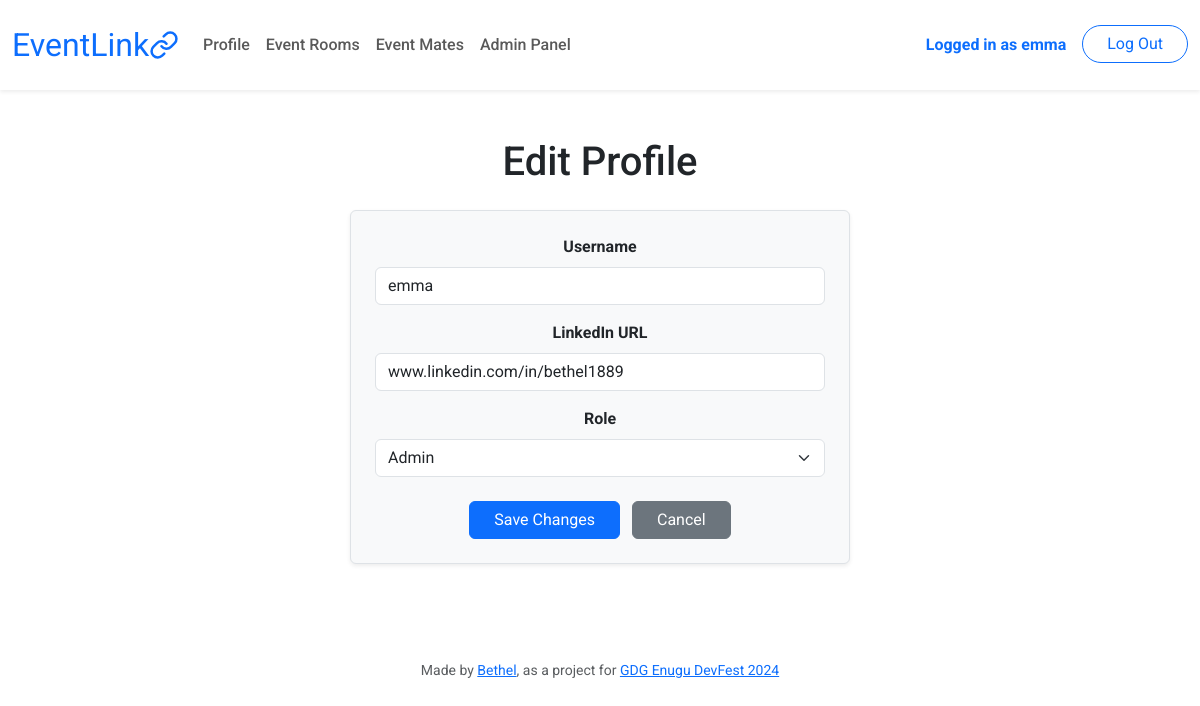
Before: /profile/edit (signed in) with the older database file.
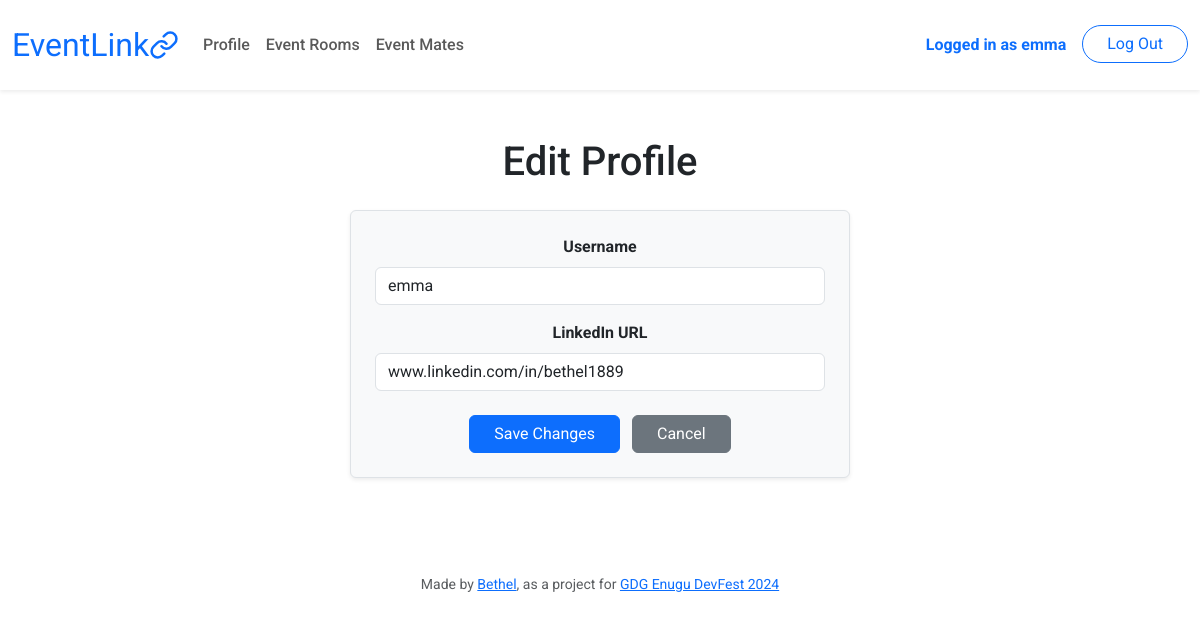
After: the same page with the newer database file.
### tables this page shows
CREATE TABLE users (
    id INTEGER PRIMARY KEY AUTOINCREMENT NOT NULL,
    username TEXT NOT NULL UNIQUE,
    hash TEXT NOT NULL,
    role INTEGER NOT NULL DEFAULT 0 CHECK (role IN (0, 1)),
    profile_link TEXT NOT NULL,
    created_at DATETIME DEFAULT CURRENT_TIMESTAMP,
    updated_at DATETIME DEFAULT CURRENT_TIMESTAMP
);

### app.py (the view, shortened to what this page needs)
@app.route("/profile/edit", methods=["GET", "POST"])
@login_required
def edit_profile():
    id = session["user_id"]
    info = db.execute("SELECT * FROM users WHERE id=?;", id)[0]
    if request.method == "GET":
        return render_template("edit_profile.html", info=info)

### app.py (called while the page is built)
@app.after_request
def after_request(response):
    response.headers["Cache-Control"] = "no-cache, no-store, must-revalidate"
    response.headers["Expires"] = 0
    response.headers["Pragma"] = "no-cache"
    return response

### helpers.py (called while the page is built)
def login_required(f):
    @wraps(f)
    def decorated_function(*args, **kwargs):
        if session.get("user_id") is None:
            return redirect("/login")
        return f(*args, **kwargs)
    return decorated_function

### templates/edit_profile.html (shortened to what this page needs)
{% extends "layout.html" %}
{% block main %}
<div class="container">
  <h1 class="text-center mb-4">Edit Profile</h1>
  <form
    action="/profile/edit"
    method="POST"
    class="mx-auto p-4 border rounded shadow-sm"
    style="max-width: 500px; background-color: #f8f9fa;"
  >
    <div class="mb-3">
      <label for="username" class="form-label fw-bold">Username</label>
      <input
        type="text"
        class="form-control"
        id="username"
        name="username"
        value="{{ info.username }}"
        required
      />
    </div>
    <div class="mb-3">
      <label for="profile_link" class="form-label fw-bold">LinkedIn URL</label>
      <input
        type="text"
        class="form-control"
        id="profile_link"
        name="profile_link"
        value="{{ info.profile_link }}"
        required
        placeholder="https://linkedin.com/in/your-profile"
      />
    </div>
    {% if info.role == 1 %}
    <div class="mb-3">
      <label for="role" class="form-label fw-bold">Role</label>
      <select class="form-select" id="role" name="role" required>
        <option {% if info.role == 1 %} selected {% endif %} value="1">Admin</option>
      </select>
    </div>
    {% endif %}
    <div class="text-center mt-4">
      <button type="submit" class="btn btn-primary px-4">Save Changes</button>
      <a href="/profile" class="btn btn-secondary ms-2 px-4">Cancel</a>
    </div>
  </form>
</div>
{% endblock %}

### templates/layout.html (shortened to what this page needs)
<!DOCTYPE html>
<html lang="en">
  <head>
    <link
      href="https://cdn.jsdelivr.net/npm/bootstrap@5.3.2/dist/css/bootstrap.min.css"
      rel="stylesheet"
    />
    <link href="/static/styles.css" rel="stylesheet" />
  </head>
  <body>
    <nav class="navbar navbar-expand-md navbar-light bg-white shadow-sm py-3">
      <div class="container-fluid">
        <a class="navbar-brand d-flex align-items-center" href="/">
          <span class="text-primary">EventLink</span>
          <img
            src="/static/images/chain.svg"
            width="30"
            height="30"
            alt="logo"
          />
        </a>
        <div class="collapse navbar-collapse" id="navbar">
          {% if session["user_id"] %}
          <ul class="navbar-nav me-auto">
            <li class="nav-item">
              <a class="nav-link fw-medium" href="/profile">Profile</a>
            </li>
            <li class="nav-item">
              <a class="nav-link fw-medium" href="/rooms">Event Rooms</a>
            </li>
            <li class="nav-item">
              <a class="nav-link fw-medium" href="/mates">Event Mates</a>
            </li>
            {% if info.role == 1 %}
            <li class="nav-item">
              <a class="nav-link fw-medium" href="/admin">Admin Panel</a>
            </li>
            {% endif %}
          </ul>
          <ul class="navbar-nav ms-auto">
            <li class="nav-item">
              <a class="nav-link text-primary fw-bold"
                >Logged in as {{ info.username }}</a
              >
            </li>
            <li class="nav-item">
              <a
                class="btn btn-outline-primary rounded-pill ms-2 px-4"
                href="/logout"
                >Log Out</a
              >
            </li>
          </ul>
          {% endif %}
        </div>
      </div>
    </nav>
    <main class="container py-5 px-3 text-center">
      {% block main %}{% endblock %}
    </main>
    <footer class="mt-5">
      <p class="mb-3 mx-3 small text-center text-muted">
        Made by
        <a
          class="footer-link"
          href="https://bethel1889.github.io/pandora/"
          target="_blank"
          >Bethel</a
        >, as a project for
        <a class="footer-link" href="https://devfestenugu.com/" target="_blank"
          >GDG Enugu DevFest 2024</a
        >
      </p>
    </footer>
  </body>
</html>

Changed rows visible on the page:
changed users "emma": role "Admin" → (not shown)
Other visible differences:
text no longer shown: "Admin Panel Role"
